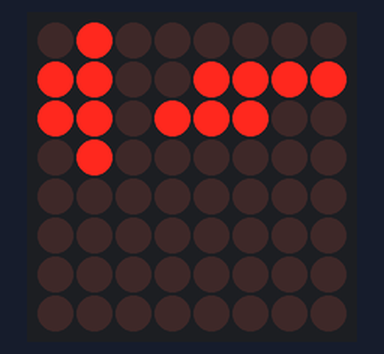
The sketch below on a simulated Arduino Uno, built with avr-gcc and run on an emulated ATmega328P. On the bench: 8×8 LED matrix. What the sketch prints to the serial monitor is not drawn.

Above: at 0.6 s.
At 10.1 s:
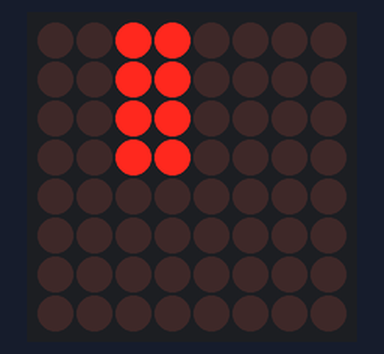
At 15.1 s:
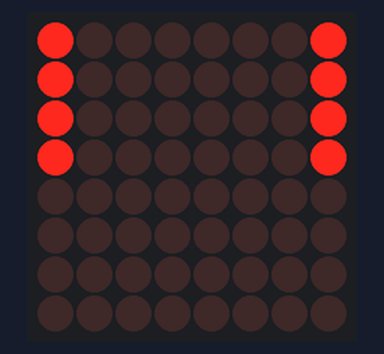
At 21.1 s:
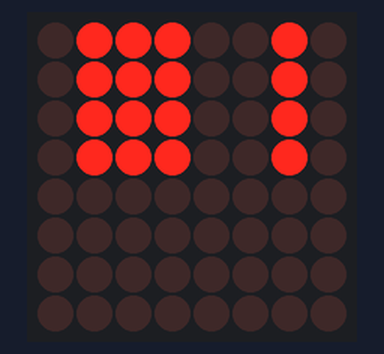
At 26.6 s:
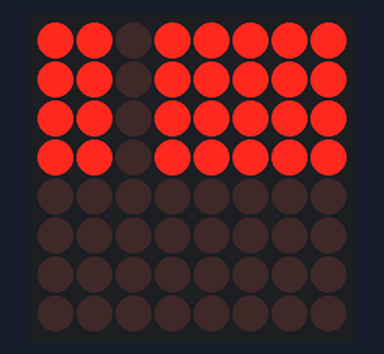
At 32.2 s:
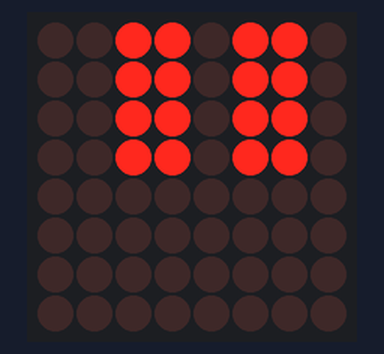

Measured:
- what the display in image 0 shows lasts 5.0 s, from 0.5 s to 5.5 s
- what the display in image 1 shows lasts 0.5 s, from 10.0 s to 10.5 s
- what the display in image 5 shows lasts 1.0 s, from 32.1 s to 33.1 s

The sketch:

HT16K33_14-Seg_4-Digit_LED_Display_Test.ino
```cpp
/*===================================================================
  This is a library for our I2C LED Backpacks

  Designed specifically to work with the 0.54" 14-segment LED HT16K33
  Backpack found on Aliexpress (Red PCB)

  These displays use I2C to communicate, 2 pins are required to
  interface. VI2C pins tied to 3V or 5V depending on you choice.
  There are multiple selectable I2C addresses.
  2 Address Select pins: 0x70, 0x71, 0x72 or 0x73
  3 Address Select pins: 0x70, 0x71, 0x72, 0x73, 0x74, 0x75, 0x76 or 0x77

  Written by David C. Boyce -Feb 28 2023.
  YouTube: @PCBoardRepair
  email: pcboardrepair@gmail.com
*/

#include <Wire.h>
#include <Adafruit_GFX.h>
#include "Adafruit_LEDBackpack.h"

#ifndef _BitValue
  #define _BitValue(bit) (1<<(bit))
#endif

Adafruit_LEDBackpack matrix = Adafruit_LEDBackpack();

uint8_t count = 0;

const unsigned char seg14[] = {
  0x00, 0x00, //Space
  0x40, 0x06, //!
  0x02, 0x20, //"
  0x12, 0xC7, //#
  0x12, 0xED, //$
  0x24, 0x24, //%
  0x0B, 0x59, //&
  0x04, 0x00, //'
  0x00, 0x39, //(
  0x00, 0x0F, //)
  0x3f, 0x00, //*
  0x12, 0xC0, //+
  0x20, 0x00, //,
  0x00, 0xC0, //-
  0x40, 0x00, //.
  0x24, 0x00, ///
  0x00, 0x3F, //0
  0x00, 0x06, //1
  0x00, 0xDB, //2
  0x00, 0xCF, //3
  0x00, 0xE6, //4
  0x00, 0xED, //5
  0x00, 0xFD, //6
  0x00, 0x27, //7
  0x00, 0xFF, //8
  0x00, 0xEF, //9
  0x0C, 0x00, //:
  0x21, 0x00, //;
  0x0C, 0x40, //<
  0x00, 0xC8, //=
  0x21, 0x80, //>
  0x50, 0x83, //?
  0x10, 0xBF, //@
  0x24, 0x86, //A
  0x04, 0xFD, //B
  0x00, 0x3B, //C
  0x12, 0x0F, //D
  0x00, 0xF9, //E
  0x00, 0x71, //F
  0x00, 0xBD, //G
  0x00, 0xF6, //H
  0x12, 0x09, //I
  0x00, 0x1E, //J
  0x0C, 0x70, //K
  0x00, 0x38, //L
  0x05, 0x36, //M
  0x09, 0x36, //N
  0x00, 0x3F, //O
  0x00, 0xF3, //P
  0x08, 0x3F, //Q
  0x08, 0xF3, //R
  0x01, 0x9D, //S
  0x12, 0x01, //T
  0x00, 0x3E, //U
  0x24, 0x30, //V
  0x28, 0x36, //W
  0x09, 0xD2, //X
  0X15, 0X08, //Y
  0x24, 0x09, //Z
  0x21, 0x00, //;
  0x0C, 0x40, //<
  0x00, 0xC8, //=
  0x21, 0x80, //>
  0x50, 0x83, //?
  0x10, 0xBF, //@
  0x30, 0x48, //a
  0x12, 0x8C, //b
  0x00, 0x58, //c
  0x12, 0x58, //d
  0x20, 0x58, //e
  0x14, 0xC0, //f
  0x04, 0x8E, //g
  0x12, 0x84, //h
  0x14, 0x00, //i
  0x04, 0x0C, //j
  0x1E, 0x00, //k
  0x32, 0x00, //l
  0x10, 0xD4, //m
  0x10, 0xC4, //n
  0x00, 0xDC, //o
  0x12, 0x83, //p
  0x12, 0x61, //q
  0x11, 0x80, //r
  0x08, 0x88, //s
  0x0A, 0xC0, //t
  0x10, 0x18, //u
  0x20, 0x10, //v
  0x28, 0x14, //w
  0x2C, 0x40, //x
  0x25, 0x00, //y
  0x20, 0x48, //z
  0x12, 0x49, //{
  0x12, 0x00, //|
  0x12, 0x89, //}
  0x00, 0x01, //~
};

#define DIGIT_14SEG 4
unsigned long int disp_buff[DIGIT_14SEG];

void str_display(char *str) {
  int i;
  char ch;
  for (i=0; i<DIGIT_14SEG; i++) {
    ch = (str[DIGIT_14SEG-i-1]-' ');
    matrix.displaybuffer[DIGIT_14SEG-i-1] = ((int)seg14[ch*2]<<8) + seg14[ch*2+1];
  }
}

void setup() {
  Serial.begin(115200);
  Serial.println();
  Serial.println("HT16K33 test");

  matrix.begin(0x70);  // pass in the address

  str_display("TEST"); delay(500);
  matrix.writeDisplay();

  delay(5000);

}

void loop() {
  while(count <= 16){
    //Paint one LED per row.
    //The HT16K33 internal memory looks like 8x16 bit matrix (8 rows, 16 columns)
    for (uint8_t i=0; i<4; i++) {
      matrix.displaybuffer[i] = _BitValue(count) ;
    }
    //Write the changes to the display
    matrix.writeDisplay();
    delay(250);
    if (count >= 15) {count = 0; break; } else { count++; }
  }

  for (uint8_t c=0; c<95; c++){
    for (uint8_t i=0; i<4; i++) {
        matrix.displaybuffer[DIGIT_14SEG-i-1] = ((int)seg14[c*2]<<8) + seg14[c*2+1];
    }
    //Write the changes to the display
    matrix.writeDisplay();
    delay(500);
  }

}
```
